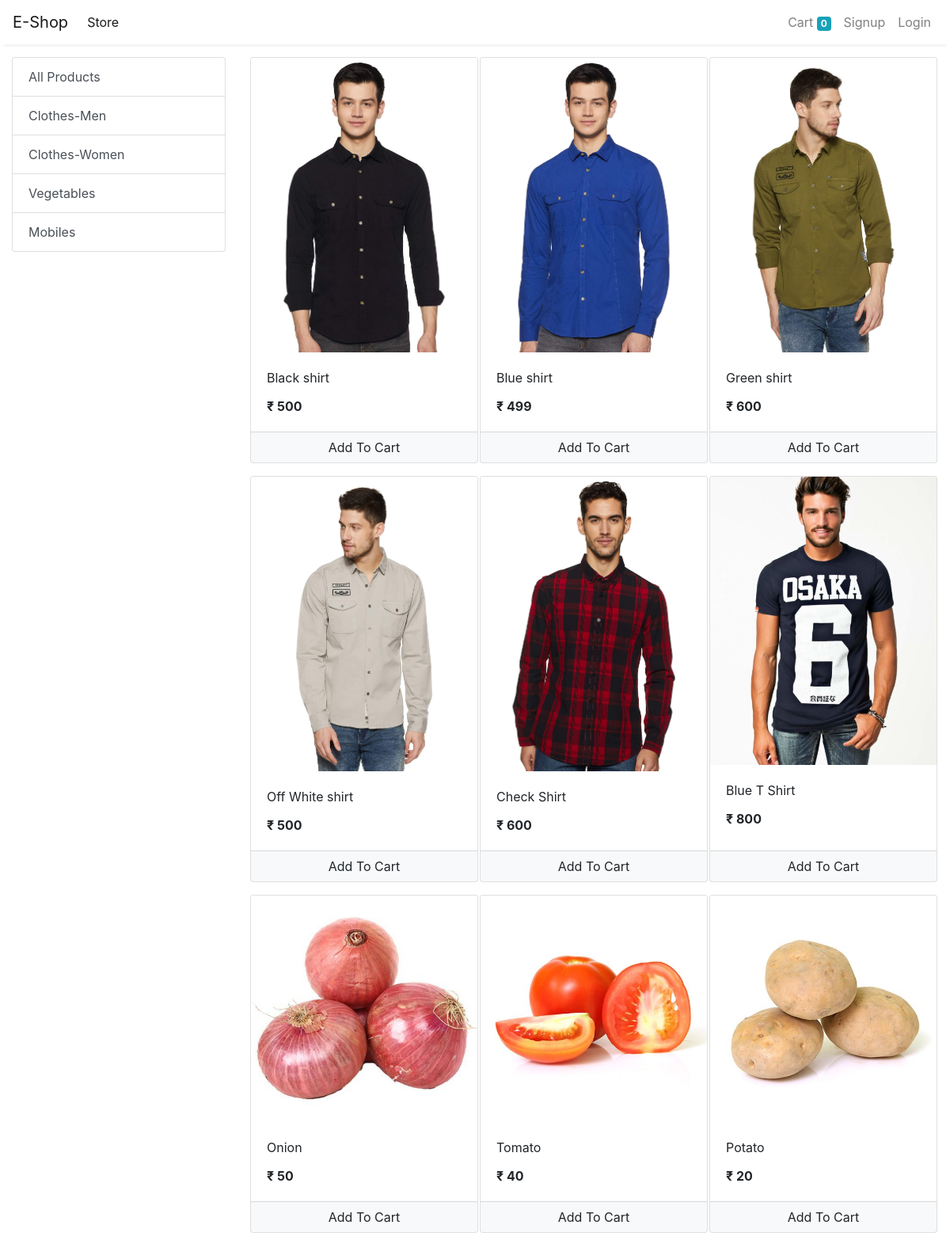
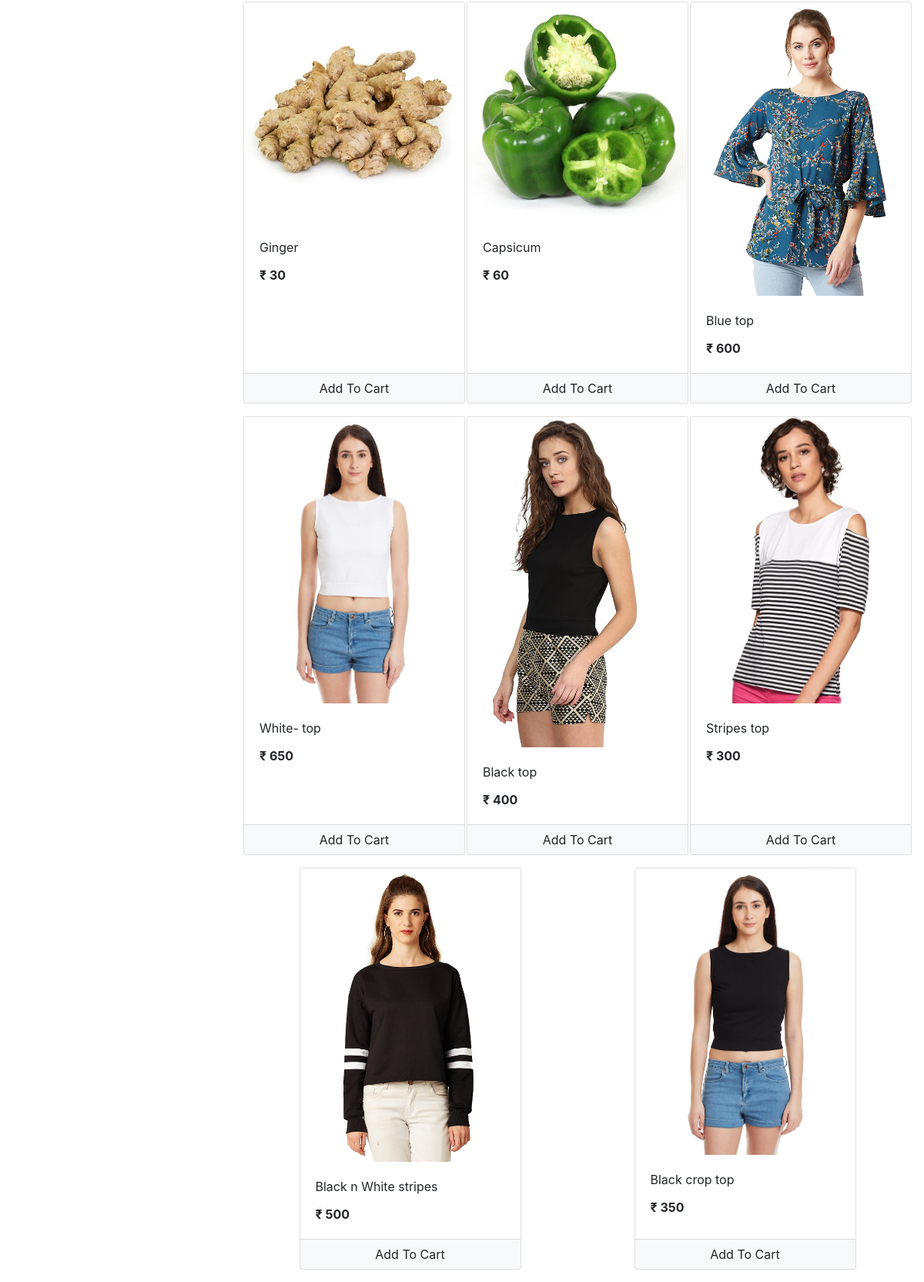
The app's page /store with its own data (2 pictures, top to bottom).
### store/models/category.py (models this page shows, shortened)
class Category(models.Model):
    name = models.CharField(max_length = 20)
    @staticmethod
    def get_all_categories():
        return Category.objects.all()

### store/models/product.py (models this page shows, shortened)
class Product(models.Model):
    name = models.CharField(max_length=50)
    price = models.IntegerField(default=0)
    category = models.ForeignKey(Category, on_delete = models.CASCADE , default=1)
    description = models.CharField(max_length =200, default='' , null =True, blank=True)
    image = models.ImageField(upload_to = 'uploads/products/')
    @staticmethod
    def get_all_products():
        return Product.objects.all()

### store/views/home.py (the view)
# urls.py: path('' , include('store.urls'))
def store(request):
    cart = request.session.get('cart')
    if not cart:
        request.session['cart'] = {}
    products = None
    categories = Category.get_all_categories()
    categoryID = request.GET.get('category')
    if categoryID:
        products = Product.get_all_products_by_categoryid(categoryID)
    else:
        products = Product.get_all_products();
    data = {}
    data['products'] = products
    data['categories'] = categories
    print('you are : ', request.session.get('email'))
    return render(request, 'index.html', data)

### store/templatetags/cart.py (called while the page is built)
@register.filter(name='is_in_cart')
def is_in_cart(product  , cart):
    keys = cart.keys()
    for id in keys:
        if int(id) == product.id:
            return True
    return False;

### store/templatetags/custom_filter.py (called while the page is built)
@register.filter(name='currency')
def currency(number):
    return "₹ "+str(number)

### store/templates/index.html (shortened to what this page needs)
{% extends 'base.html' %}
{% block content %}
{% load cart %}
{% load custom_filter %}
<div class="container-fluid mt-3">
	<div class="row">
		<div class="col-lg-3 mx-auto">
			<div class="list-group">
				<a href="/" class="list-group-item list-group-item-action">All Products</a>
				{% for category in categories %}
				<a href="/?category={{category.id}}"
					class="list-group-item list-group-item-action">{{category.name}}</a>
				{% endfor %}
			</div>
		</div>
		<div id='products' class="col-lg-9 mx-auto">
			<div class="row mx-auto">
				{% for product in products %}
				<div class="card mx-auto mb-3" id={{product.id}} style="width: 18rem;">
					<img class="card-img-top" src="{{product.image.url}}" alt="Card image cap">
					<div class="card-body">
						<p class="card-title">{{product.name}}</p>
						<p class="card-text"><b>{{product.price|currency}}</b></p>
					</div>
					<div class="card-footer p-0 no-gutters">
						{% if product|is_in_cart:request.session.cart %}
						<div class="row no-gutters">
							<form action="/#{{product.id}}" class="col-2 " method="post">
								{% csrf_token %}
								<input hidden type="text" name='product' value='{{product.id}}'>
								<input hidden type="text" name='remove' value='True'>
								<input type="submit" value=" - " class="btn btn-block btn-light border-right">
							</form>
							<div class="text-center col">{{product|cart_quantity:request.session.cart}} in Cart</div>
							<form action="/#{{product.id}}" class="col-2 " method="post">
								{% csrf_token %}
								<input hidden type="text" name='product' value='{{product.id}}'>
								<input type="submit" value=" + " class="btn btn-block btn-light border-left">
							</form>
						</div>
						{% else %}
						<form action="/#{{product.id}}" method="POST" class="btn-block">
							<input type="submit" class="float-right btn btn-light  form-control"
								value="Add To Cart">
						</form>
						{% endif %}
					</div>
				</div>
				{% endfor %}
			</div>
		</div>
	</div>
</div>
{% endblock %}

### records on screen
Category: name "Clothes-Men"
Category: name "Clothes-Women"
Category: name "Vegetables"
Category: name "Mobiles"
Product: {{ product.id }} 1 (drawn), image (picture), name "Black shirt", price "₹ 500"
Product: image (picture), name "Blue shirt", price "₹ 499"
Product: image (picture), name "Green shirt", price "₹ 600"
Product: image (picture), name "Off White shirt", price "₹ 500"
Product: image (picture), name "Check Shirt", price "₹ 600"
Product: image (picture), name "Blue T Shirt", price "₹ 800"
Product: image (picture), name "Onion", price "₹ 50"
Product: image (picture), name "Tomato", price "₹ 40"
Product: image (picture), name "Potato", price "₹ 20"
Product: image (picture), name "Ginger", price "₹ 30"
Product: image (picture), name "Capsicum", price "₹ 60"
Product: image (picture), name "Blue top", price "₹ 600"
Product: image (picture), name "White- top", price "₹ 650"
Product: image (picture), name "Black top", price "₹ 400"
Product: image (picture), name "Stripes top", price "₹ 300"
Product: image (picture), name "Black n White stripes", price "₹ 500"
Product: image (picture), name "Black crop top", price "₹ 350"

### other values on screen
{{ request.session.cart.keys|length }} "0"
